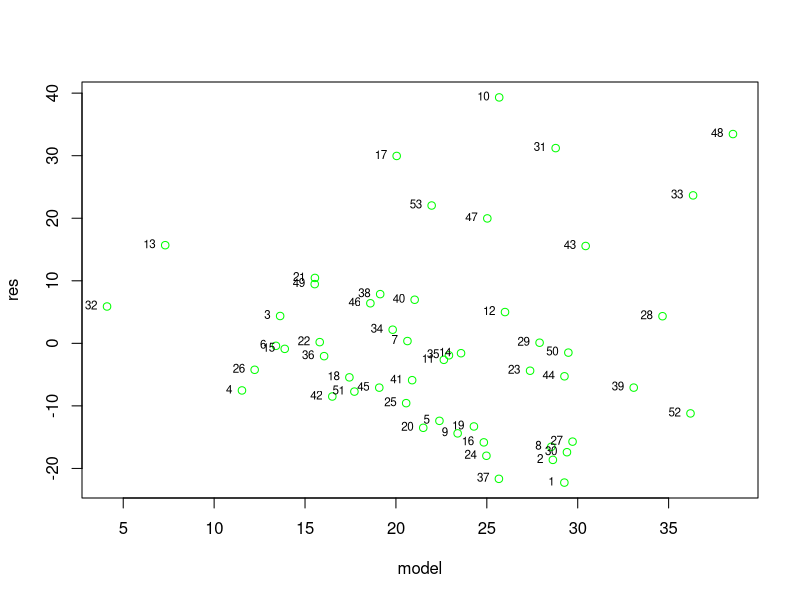
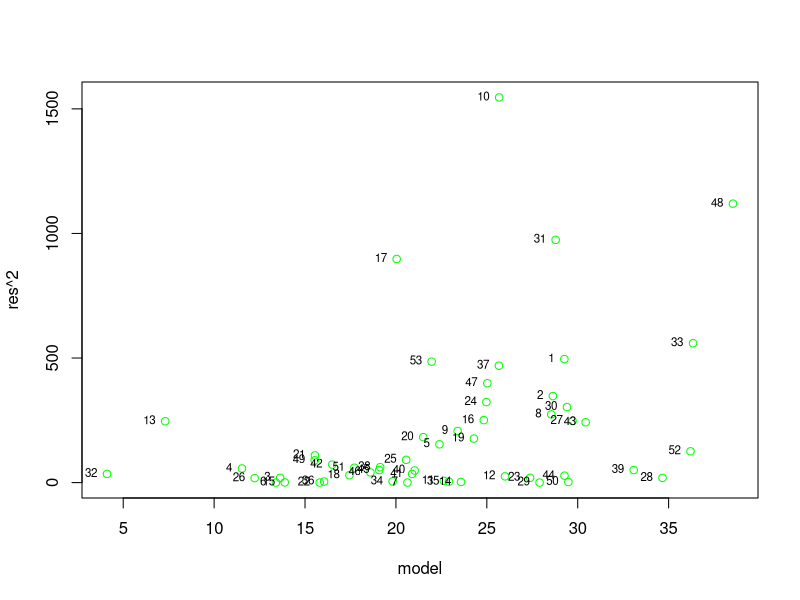
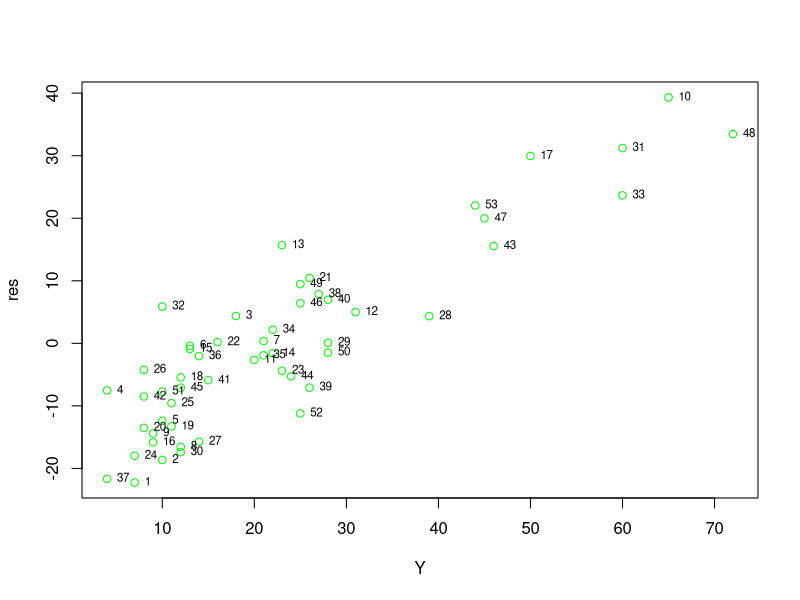
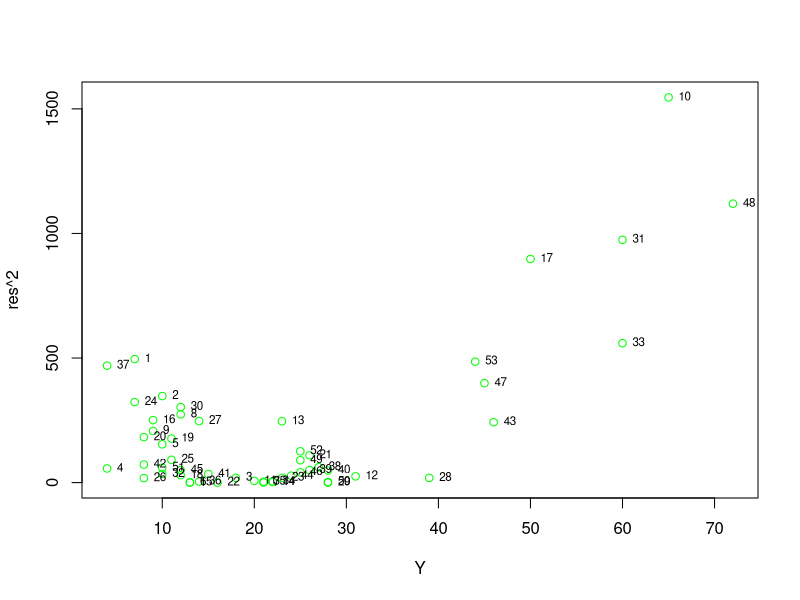

Here is the R script that generated these plots, in order:
# Projekt: Metody statystyczne INF Sem. 4 Gr. 2
# Temat: 3r - regresja wieloraka 
# Autorzy: Jarosław Bartoszuk, Mateusz Boral, Szymon Mendla, Mateusz Nieć, Aleksander Patschek

data = read.table("data.csv") #Dane pomiarowe importujemy z odpowiednio sformatowanego pliku.
lek = (data[,1])              #Pierwsza kolumna zawiera logarytm ilości leku w mg.
sbp = (data[,2])              #Druga kolumna odpowiada średniemu poziomowi ciśnienia w hipotensji.
czas = (data[,3])             #Trzecia odnosi się do czasu powrotu pacjenta do normy.

# Konstruowanie modelu
X = cbind(1,lek,sbp)                  #Tworzymy macierz zmiennych objaśniających poprzez złączenie kolumn - jedynkowej oraz dwóch zmiennych niezależnych 
Y = czas
xtx = t(X)%*%X                        #Funkcja t() tworzy macierz transponowaną; operator %*% służy do mnożenia macierzy.
A = solve(xtx)%*%t(X)%*%Y             #Funcka solve() rozwiązuje układ równań powstały na skutek operacji.
model = A[1] + A[2]*lek + A[3]*sbp    #Implementacja modelu regresjii wielorakiej (2.6.7.1 w podr.)


# Weryfikacja modelu
SSR = t(model-mean(Y))%*%(model-mean(Y))            #Sum of Square Regression - odchyleń wartości przewidywanych od średniej
SSE = t((Y - model))%*%(Y-model)                    #Sum of Square Errors - reszt
SST = t(Y-mean(Y))%*%(Y-mean(Y))                    #Sum of Square Total - odchyleń wartości obserwacji od średniej
R2 = SSR/SST                                        #Współczynnik determinacji wielorakiej
R2a = 1-((1-R2)*(NROW(model)-1)/(NROW(model)-2-1))  #Współczynnik dopasowania z uwzględnieniem ilości zmiennych i liczności prób.


wariancja = SSE/(NROW(model)-2-1)     #Funkcja NROW() zwraca ilość wierszy przekazanego obiektu.
odchylenie = sqrt(wariancja)

# Analiza reszt:
res = Y-model
sum_res = sum(res)
mean_res = mean(res)

# Test Kołmogorowa-Smirnowa zgodnie ze wzorem ze sprawozdania
dplus = c();
dminus = c();
dys_nor = pnorm(sort(res))                            #Funkcja pnorm() oblicza dystrybuantę.
n = NROW(res)
for(i in 1:n)
{
  dplus = append(dplus,abs(i/n-dys_nor[i]))           #Funkcja append() dopisuje wartość do wektora.
  dminus= append(dminus,abs(dys_nor[i]-(i-1)/n))
}

D = max(max(dplus),max(dminus))

# Test Durbina-Watsona zgodnie ze wzorem ze sprawozdania
licznik = 0;
for (t in 2:NROW(model))
{
  licznik = licznik+(res[t]-res[t-1])^2
}

dw = licznik/sum(res^2)

# Wypisywanie wyliczonych wartości:
naglowek = c('A0', 'A lek', 'A sbp', 'SSR', 'SSE', 'SST', 'R2','R2a',  'sum res', 'avg res', 'wariancja', 'odchylenie', 'dw','D')
wyniki = c(A[1], A[2], A[3], SSR, SSE, SST, R2, R2a,sum_res, mean_res, wariancja, odchylenie,dw,D )
write.table(cbind(naglowek, wyniki),"",row.names = F)

# Uzyskane wykresy:
plot(model,res, col = ifelse(abs(res) >(3*odchylenie[1,1]),'red','green'))
text(model,res, labels=1:NROW(res),cex= 0.7, pos=2)

plot(model,res^2, col = ifelse(abs(res) >(3*odchylenie[1,1]),'red','green'))
text(model,res^2, labels=1:NROW(res),cex= 0.7, pos=2)

plot(Y,res, col = ifelse(abs(res) >(3*odchylenie[1,1]),'red','green'))
text(Y,res, labels=1:NROW(res),cex= 0.7, pos=4)

plot(Y,res^2, col = ifelse(abs(res) >(3*odchylenie[1,1]),'red','green'))
text(Y,res^2, labels=1:NROW(res),cex= 0.7, pos=4)
